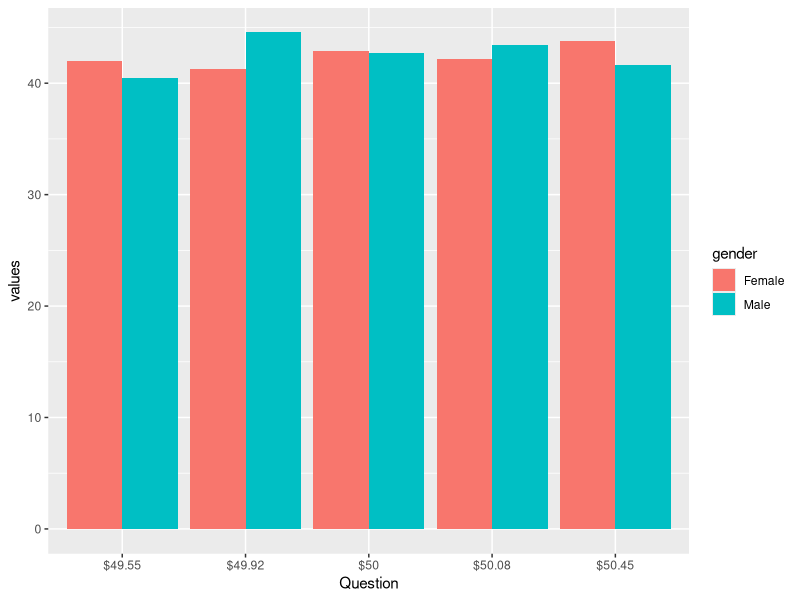
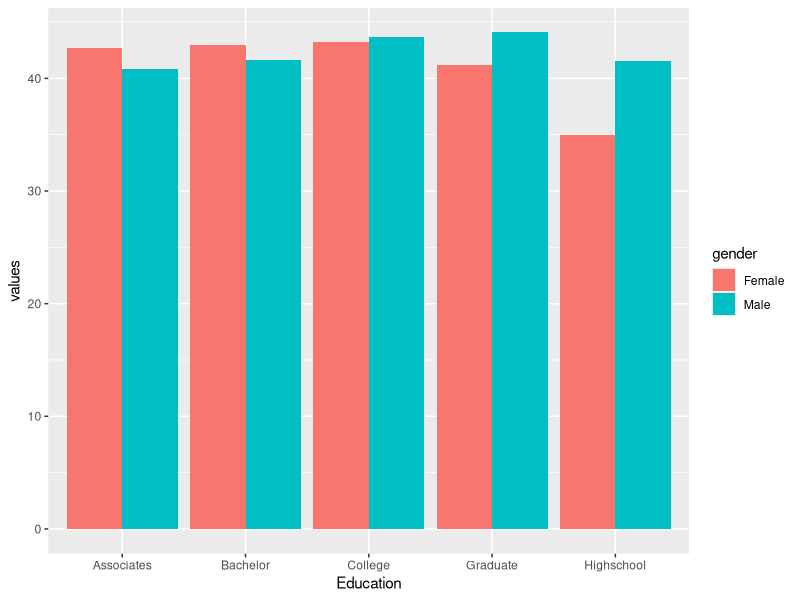
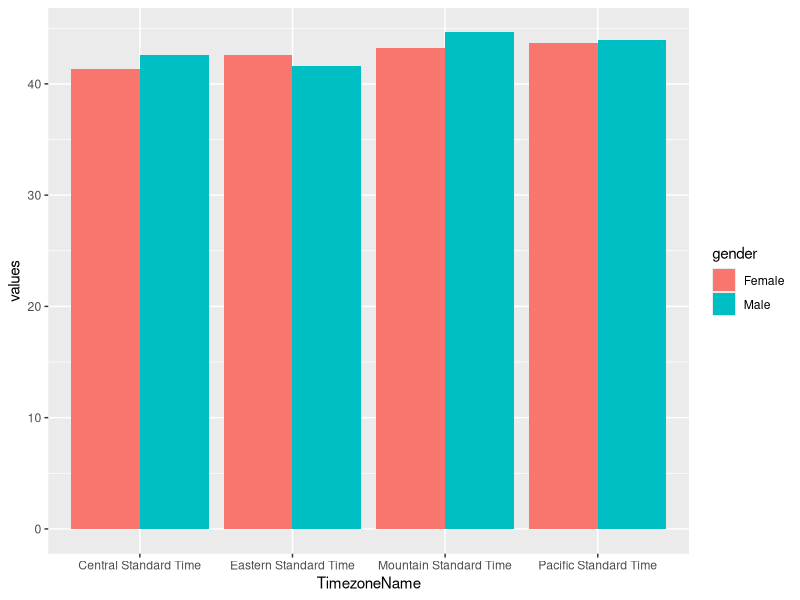
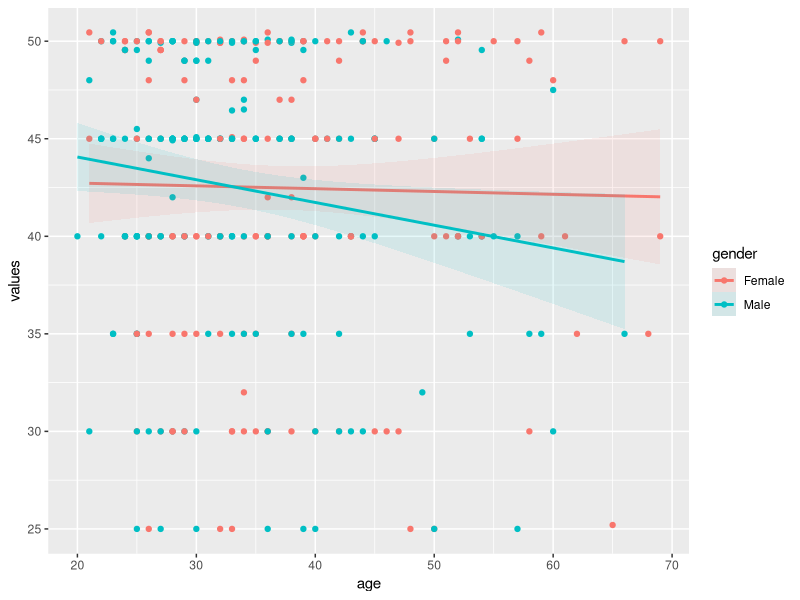
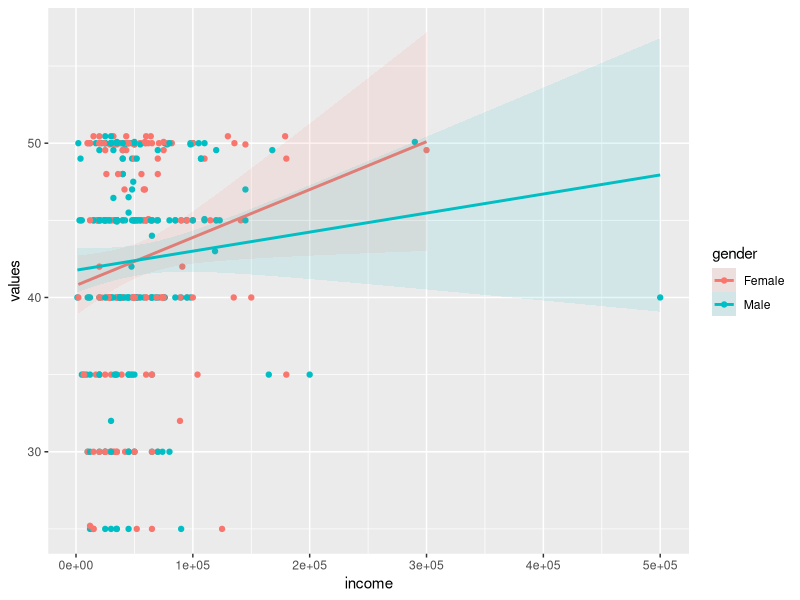
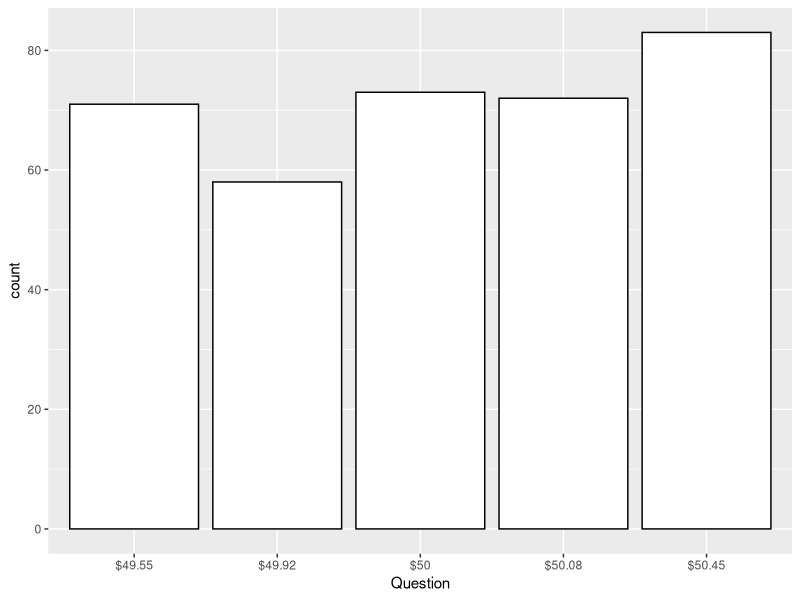
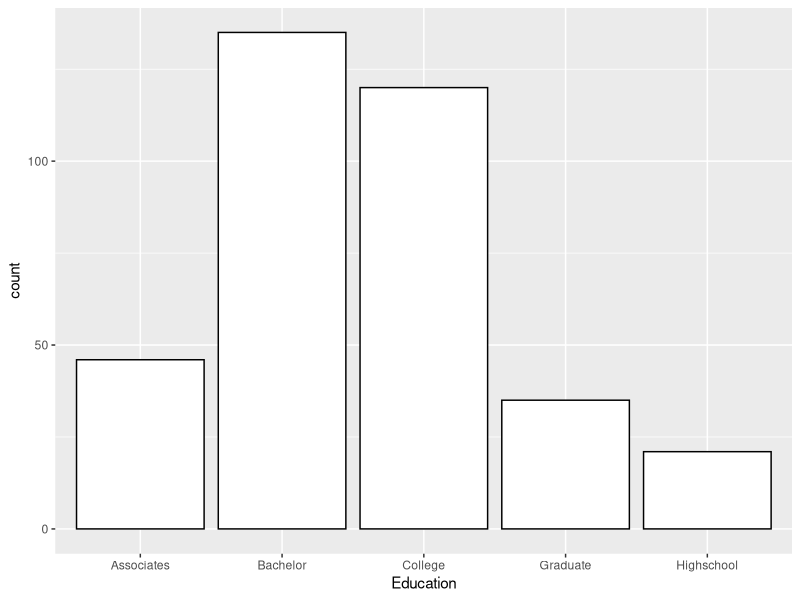
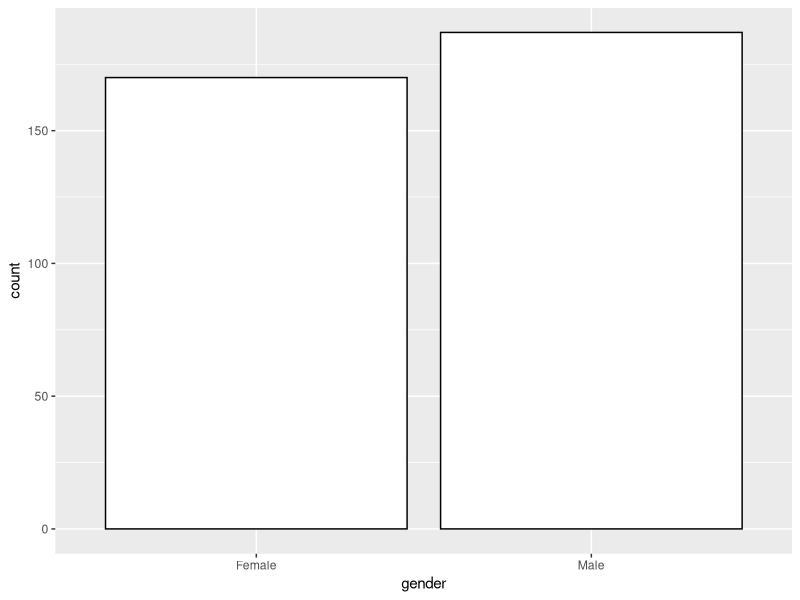

Here is the R script that generated these plots, in order:
setwd("MIDS/241")
library(ggplot2)

# load data
rm(list=ls())
data <- read.csv("SurveyTransfer8.csv", header = T)
summary(data)

# remove NA
data2 <- data[!is.na(data$values),]
is.na.id <- is.na(data$values)
data2[is.na.id,c('TimezoneName')]

# remove zero
data3 <- data2[data2$values!=0,]

# only keep 4 US time zones: EST, PST, CST, MST
tz = data3$TimezoneName
keep = tz=='Eastern Standard Time' | tz=='Central Standard Time' | tz=='Pacific Standard Time' | tz=='Mountain Standard Time'
data3 <- data3[keep,]

# remove outliers based on quantils
qt <- rev(as.vector(quantile(data3$values, probs = c(0, 0.005, 0.025, 0.1, 0.25, 0.5, 0.75, 0.90, 0.975, 0.995, 1))))

# remove values less than 20 (2.5%)
data4 <- data3[data3$values>20,]

# evaluate duplicate IP
n_occur <- data.frame(table(data4$IPAddress))
n_occur[n_occur$Freq > 1,]
data5 <- data4[data4$IPAddress %in% n_occur$Var1[n_occur$Freq > 1],]
data5 <- data5[with(data5, order(IPAddress)), ]

# get rid the second entry of any duplicate IP
data4 <- data4[!duplicated(data4$IPAddress), ]

# recode covariates
data4$is.female <- data4$What.is.your.gender. - 1
data4$age <- data4$What.is.your.age.
data4$income <- data4$Indicate.total.household.income.

# model for decimal point treatment & covariates
m <- lm(values ~ is..49.55 + is..49.92 + is..50.08 + is..50.45 + is.female + age + income + is.College + is.Associates + is.Bachelor + is.Graduate + is.Central.Standard.Time + is.Mountain.Standard.Time + is.Pacific.Standard.Time, data=data4)
summary(m)

m2 <- lm(values ~ is..49.55 + is..49.92 + is..50.08 + is..50.45, data=data4)
summary(m2)

# breakdown by covariates
# bar chart: treatment
bar_q <- ggplot(data4, aes(Question, values, fill=gender))
bar_q + stat_summary(fun.y = mean, geom = "bar", position="dodge") + stat_summary(fun.data = mean_cl_normal, geom = "errorbar", position = position_dodge(width=0.90), width = 0.2)
# bar chart: education
bar_e <- ggplot(data4, aes(Education, values, fill=gender))
bar_e + stat_summary(fun.y = mean, geom = "bar", position="dodge") + stat_summary(fun.data = mean_cl_normal, geom = "errorbar", position = position_dodge(width=0.90), width = 0.2)
# bar chart: region
bar_r <- ggplot(data4, aes(TimezoneName, values, fill=gender))
bar_r + stat_summary(fun.y = mean, geom = "bar", position="dodge") + stat_summary(fun.data = mean_cl_normal, geom = "errorbar", position = position_dodge(width=0.90), width = 0.2)
# scatter plot: age
scatter_a <- ggplot(data4, aes(age, values, color=gender))
scatter_a + geom_point() + geom_smooth(method = "lm", aes(fill = gender), alpha = 0.1)
# scatter plot: income
scatter_i <- ggplot(data4, aes(income, values, color=gender))
scatter_i + geom_point() + geom_smooth(method = "lm", aes(fill = gender), alpha = 0.1)

# covariate balance check:
bar_bq <- ggplot(data4, aes(Question))
bar_bq + geom_bar(fill="white", color="black")

bar_be <- ggplot(data4, aes(Education))
bar_be + geom_bar(fill="white", color="black")

bar_bg <- ggplot(data4, aes(gender))
bar_bg + geom_bar(fill="white", color="black")

bar_br <- ggplot(data4, aes(TimezoneName))
bar_br + geom_bar(fill="white", color="black")

